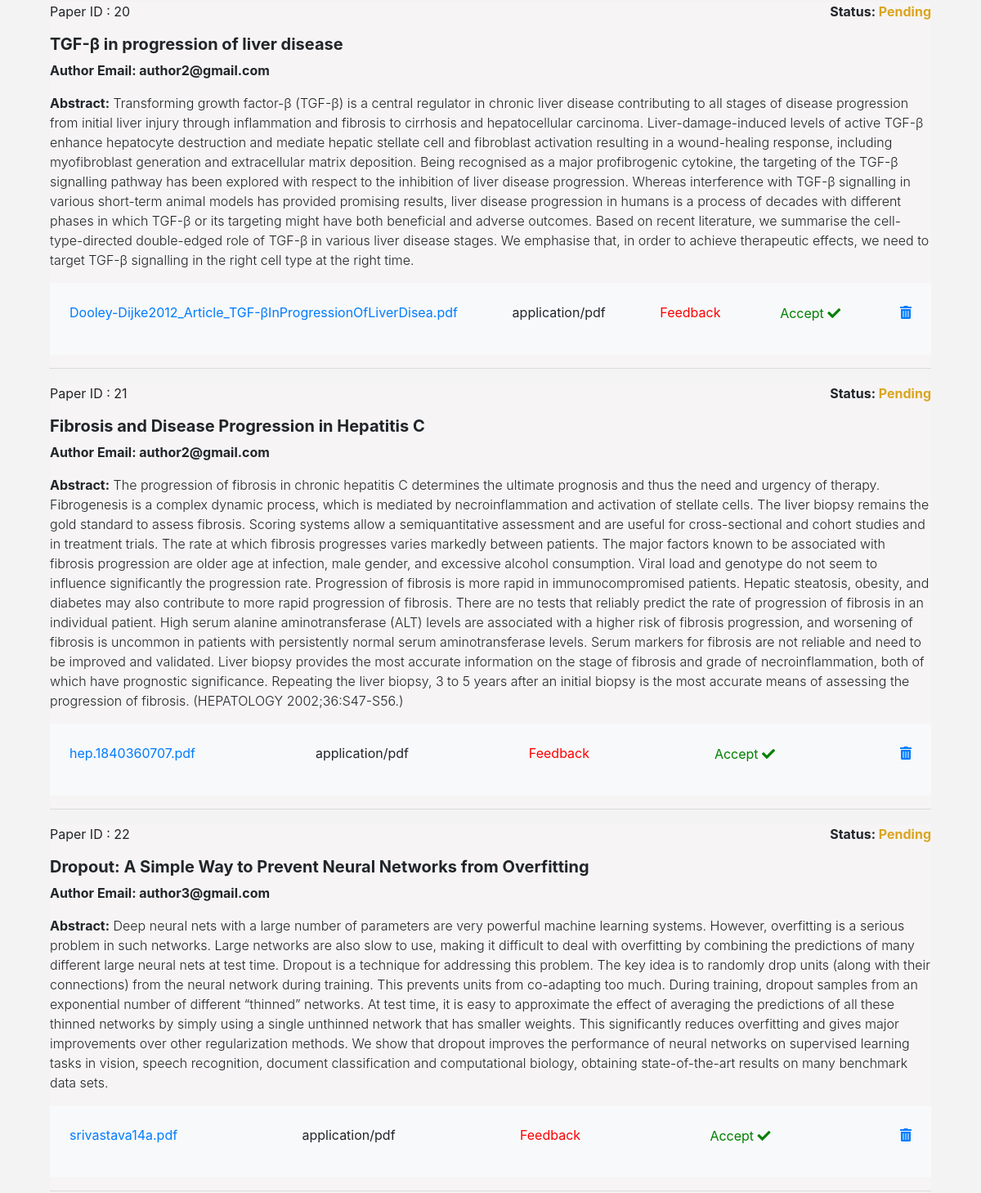
Before: /php/unpublished-paper.php (signed in, middle part) with the older database file.
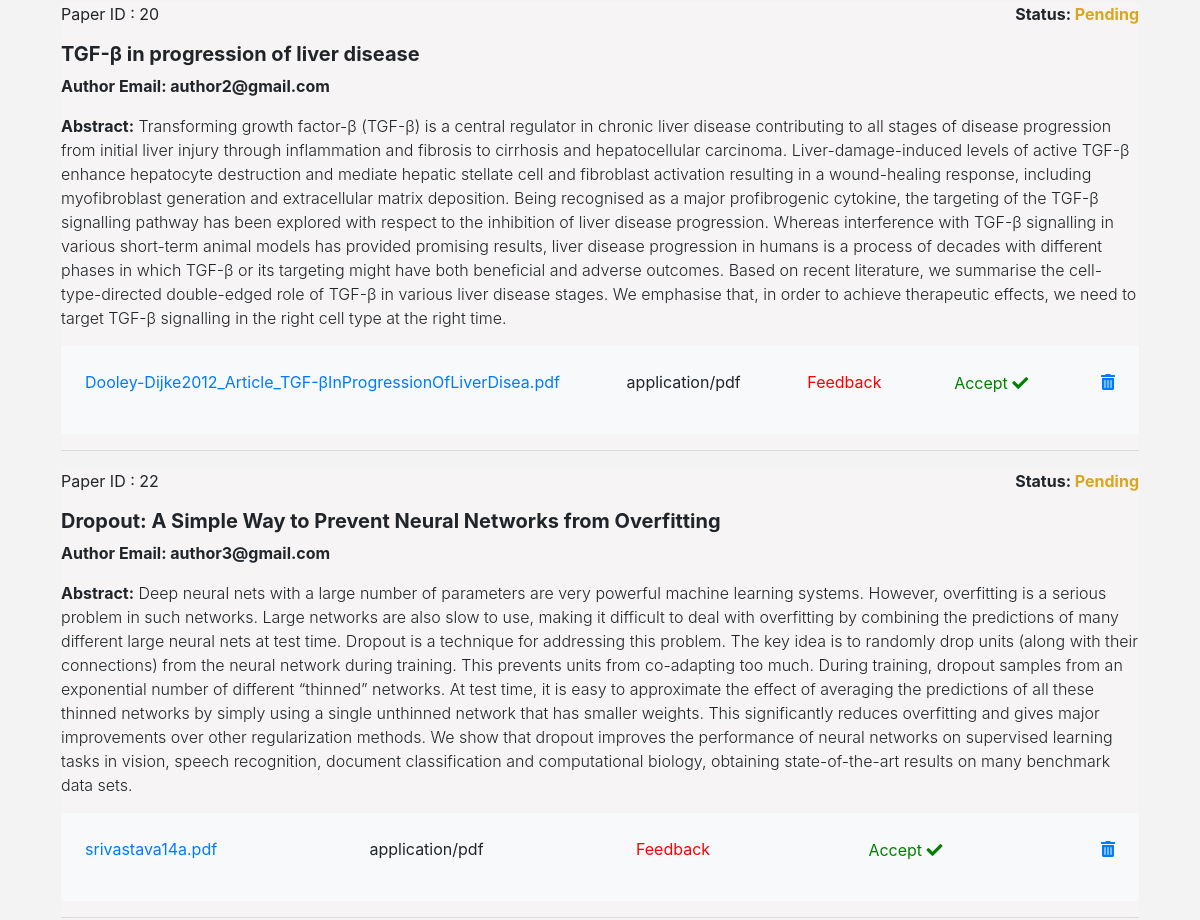
After: the same page with the newer database file.
### tables this page shows
CREATE TABLE `paper` (
  `id` int(11) NOT NULL,
  `authoremail` varchar(100) NOT NULL,
  `papername` varchar(255) NOT NULL,
  `abstract` varchar(8000) NOT NULL,
  `name` varchar(255) NOT NULL,
  `type` varchar(255) NOT NULL,
  `action` int(11) DEFAULT NULL
);

### php/unpublished-paper.php (the view, shortened to what this page needs)
<?php
if(strlen($_SESSION['alogin'])=="")
    {
    header("Location: login.php");
    }
    else
    {
?>
<!DOCTYPE html>
<html lang="en">
<head>
    <link rel="stylesheet" href="../css/bootstrap.min.css">
    <link rel="stylesheet" href="../css/admin-dashboard.css">
    <link rel="stylesheet" href="../css/index.css">
</head>
<body>
<div class="container">
<?php
include 'admin-header.php';
?>
    <div class="content-container">
<div class="main-page">
    <div class="container-fluid">
        <div class="row page-title-div">
    <section class="section">
        <div class="container-fluid">
            <div class="row">
                <div class="col-md-12">
                        <div class="panel-body p-20">
   <table id="myTable-admin"  cellspacing="0" width="100%">
<tbody>
    <?php $sql = "SELECT paper.id,paper.authoremail,paper.papername,paper.abstract,paper.name,paper.type,paper.action from paper WHERE action = 0";
      $query = $dbh->prepare($sql);
      $query->execute();
      $results=$query->fetchAll(PDO::FETCH_OBJ);
      if($query->rowCount() > 0)
      {
      foreach($results as $result)
      {   ?>
            <tr>
            <td>
            <div class="jumbotron" >
            <div class="d-flex justify-content-between">
            <div>
            <p>Paper ID : <?php echo htmlentities($result->id);?></p>
            </div>
            <div>
            <p><b> Status: <?php
            $test = htmlentities($result->action);
            if ($test!=1) {
                ?>
                <span style="color:goldenrod;">
               <?php  echo "Pending";
            }
            else {
                ?>
                </span>
                <span style="color:green;">
                <?php
                echo "Published";
            }
            ?>
            </span></b></p>
            </div>
            </div>
            <h5 class="display-4"><?php echo htmlentities($result->papername);?></h5>
            <p><b>Author Email: <?php echo htmlentities($result->authoremail);?></b></p>
            <p class="lead"><span style="font-weight:bold">Abstract:</span> <?php echo htmlentities($result->abstract);?></p>
            <div class=" d-flex justify-content-between bg-light">
            <div class="p-4">
            <a href="paper-download-admin.php?id=<?php echo htmlentities($result->id);?>u " title="Download"><?php echo htmlentities($result->name);?></a>
            </div>
            <div class="p-4">
            <p><?php echo htmlentities($result->type);?></p>
            </div>
            <div class="p-4">
            <a href="feedback-paper.php?id=<?php echo htmlentities($result->id);?>" style="color:red;" title="Give Feedback">Feedback</a>
            </div>
            <div class="p-4">
            <form method="post">
            <button type="submit"  class="bg-light" name="accept-paper" onclick="return confirm('Are you sure you want accept this paper?');" style="border:none;color:green;"> Accept <i class="fas fa-check"></i></button>
            </form>
            </div>
            <div class="p-4">
            <a href="delete-paper.php?id=<?php echo htmlentities($result->id);?>&name=../documents/<?php echo htmlentities($result->name);?>"onclick="return confirm('Are you sure you want to delete this item?');"><i class="fas fa-trash-alt" title="Delete"></i></a>
            </div>
           </div>
           <hr>
            </td>
           </div>
    <?php }} ?>
</div>
                    </div>
</body>
</html>
    <?php } ?>

Changed rows visible on the page:
no longer on this page (row edited): paper: id "21", action "Pending", papername "Fibrosis and Disease Progression in Hepatitis C", authoremail "author2@gmail.com", abstract "The progression of fibrosis in chronic hepatitis C determines the ultimate prognosis and thus the need and urgency of therapy. Fibrogenesis is a complex dynamic process, which is mediated by necroinflammation and activation of stellate cells. The liver biopsy remains the gold standard to assess fibrosis. Scoring systems allow a semiquantitative assessment and are useful for cross-sectional and cohort studies and in treatment trials. The rate at which fibrosis progresses varies markedly between patients. The major factors known to be associated with fibrosis progression are older age at infection, male gender, and excessive alcohol consumption. Viral load and genotype do not seem to…", name "hep.1840360707.pdf", type "application/pdf"
